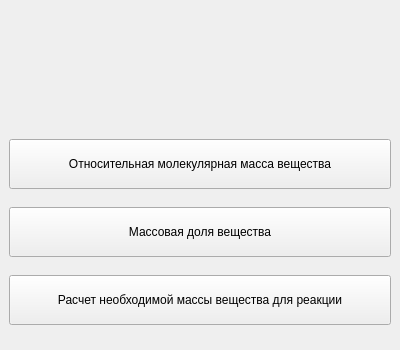
<?xml version="1.0" encoding="UTF-8"?>
<ui version="4.0">
 <class>MainMenu</class>
 <widget class="QMainWindow" name="MainMenu">
  <property name="geometry">
   <rect>
    <x>0</x>
    <y>0</y>
    <width>400</width>
    <height>350</height>
   </rect>
  </property>
  <property name="minimumSize">
   <size>
    <width>400</width>
    <height>350</height>
   </size>
  </property>
  <property name="maximumSize">
   <size>
    <width>1000</width>
    <height>350</height>
   </size>
  </property>
  <property name="windowTitle">
   <string>Chemistry Calculator</string>
  </property>
  <property name="windowIcon">
   <iconset>
    <normaloff>logo.png</normaloff>logo.png</iconset>
  </property>
  <widget class="QWidget" name="centralwidget">
   <layout class="QVBoxLayout" name="verticalLayout">
    <item>
     <widget class="QLabel" name="label">
      <property name="maximumSize">
       <size>
        <width>16777215</width>
        <height>100</height>
       </size>
      </property>
      <property name="text">
       <string/>
      </property>
      <property name="pixmap">
       <pixmap>logo.png</pixmap>
      </property>
      <property name="alignment">
       <set>Qt::AlignCenter</set>
      </property>
     </widget>
    </item>
    <item>
     <widget class="QPushButton" name="pushButton">
      <property name="minimumSize">
       <size>
        <width>0</width>
        <height>50</height>
       </size>
      </property>
      <property name="text">
       <string>Относительная молекулярная масса вещества</string>
      </property>
     </widget>
    </item>
    <item>
     <widget class="QPushButton" name="pushButton_2">
      <property name="minimumSize">
       <size>
        <width>0</width>
        <height>50</height>
       </size>
      </property>
      <property name="text">
       <string>Массовая доля вещества</string>
      </property>
     </widget>
    </item>
    <item>
     <widget class="QPushButton" name="pushButton_3">
      <property name="minimumSize">
       <size>
        <width>0</width>
        <height>50</height>
       </size>
      </property>
      <property name="text">
       <string>Расчет необходимой массы вещества для реакции</string>
      </property>
     </widget>
    </item>
   </layout>
  </widget>
 </widget>
 <resources/>
 <connections/>
</ui>
